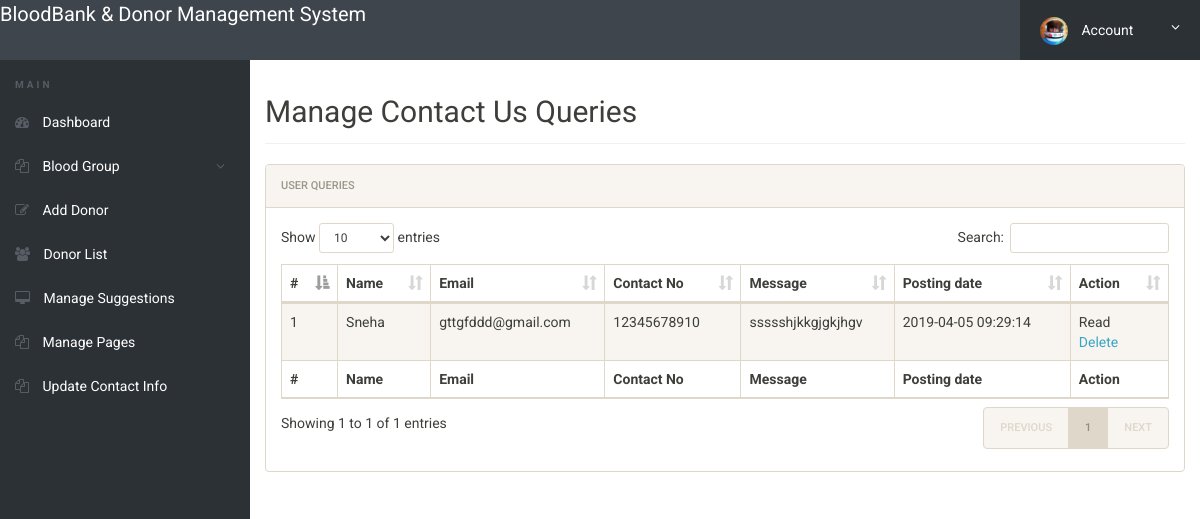
/admin/manage-conactusquery.php (signed in), run on the app's committed database.
### tables this page shows
CREATE TABLE `tblcontactusquery` (
  `id` int(11) NOT NULL,
  `name` varchar(100) DEFAULT NULL,
  `EmailId` varchar(120) DEFAULT NULL,
  `ContactNumber` char(11) DEFAULT NULL,
  `Message` longtext,
  `PostingDate` timestamp NOT NULL DEFAULT CURRENT_TIMESTAMP,
  `status` int(11) DEFAULT NULL
);

### admin/manage-conactusquery.php (the view, shortened to what this page needs)
<?php
include('includes/config.php');
if(strlen($_SESSION['alogin'])==0)
	{
header('location:index.php');
}
else{
 ?>
<!doctype html>
<html lang="en" class="no-js">
<head>
	<link rel="stylesheet" href="css/font-awesome.min.css">
	<link rel="stylesheet" href="css/bootstrap.min.css">
	<link rel="stylesheet" href="css/dataTables.bootstrap.min.css">
	<link rel="stylesheet" href="css/bootstrap-social.css">
	<link rel="stylesheet" href="css/bootstrap-select.css">
	<link rel="stylesheet" href="css/fileinput.min.css">
	<link rel="stylesheet" href="css/awesome-bootstrap-checkbox.css">
	<link rel="stylesheet" href="css/style.css">
</head>
<body>
	<?php include('includes/header.php');?>
	<div class="ts-main-content">
		<?php include('includes/leftbar.php');?>
		<div class="content-wrapper">
			<div class="container-fluid">
				<div class="row">
					<div class="col-md-12">
						<h2 class="page-title">Manage Contact Us Queries</h2>
						<div class="panel panel-default">
							<div class="panel-heading">User queries</div>
							<div class="panel-body">
								<table id="zctb" class="display table table-striped table-bordered table-hover" cellspacing="0" width="100%">
									<thead>
										<tr>
										<th>#</th>
											<th>Name</th>
											<th>Email</th>
											<th>Contact No</th>
											<th>Message</th>
											<th>Posting date</th>
											<th>Action</th>
										</tr>
									</thead>
									<tfoot>
										<tr>
										<th>#</th>
											<th>Name</th>
											<th>Email</th>
											<th>Contact No</th>
											<th>Message</th>
											<th>Posting date</th>
											<th>Action</th>
										</tr>
									</tfoot>
									<tbody>
									<?php $sql = "SELECT * from  tblcontactusquery ";
$query = $dbh -> prepare($sql);
$query->execute();
$results=$query->fetchAll(PDO::FETCH_OBJ);
$cnt=1;
if($query->rowCount() > 0)
{
foreach($results as $result)
{				?>
										<tr>
											<td><?php echo htmlentities($cnt);?></td>
											<td><?php echo htmlentities($result->name);?></td>
											<td><?php echo htmlentities($result->EmailId);?></td>
											<td><?php echo htmlentities($result->ContactNumber);?></td>
											<td><?php echo htmlentities($result->Message);?></td>
											<td><?php echo htmlentities($result->PostingDate);?></td>
																<?php if($result->status==1)
{
	?><td>Read<br />
		<a href="manage-conactusquery.php?del=<?php echo htmlentities($result->id);?>" onclick="return confirm('Do you really want to delete')" >Delete</a></td>
<?php } ?>
										</tr>
										<?php $cnt=$cnt+1; }} ?>
									</tbody>
								</table>
							</div>
						</div>
					</div>
				</div>
			</div>
		</div>
	</div>
</body>
</html>
<?php } ?>

### admin/css/style.css (style rules this page uses)
html { font-size: 14px; }
@media only screen and (min-width: 480px) { html { font-size: 17px; } }
@media only screen and (min-width: 768px) { html { font-size: 14px; } }
body { font-size: 1em; }
a { color: #37a6c4; }
.panel { overflow: hidden; }
.page-title { padding-bottom: 15px; margin-bottom: 20px; border-bottom: 1px solid #f0f0f0; }
.ts-main-content .content-wrapper { padding-top: 15px; margin-top: 60px; }
@media only screen and (min-width: 992px) { .ts-main-content .content-wrapper { margin-left: 250px; } }

### data on the page
tblcontactusquery: name "Sneha", EmailId "gttgfddd@gmail.com", ContactNumber "12345678910", Message "ssssshjkkgjgkjhgv", PostingDate "2019-04-05 09:29:14"
